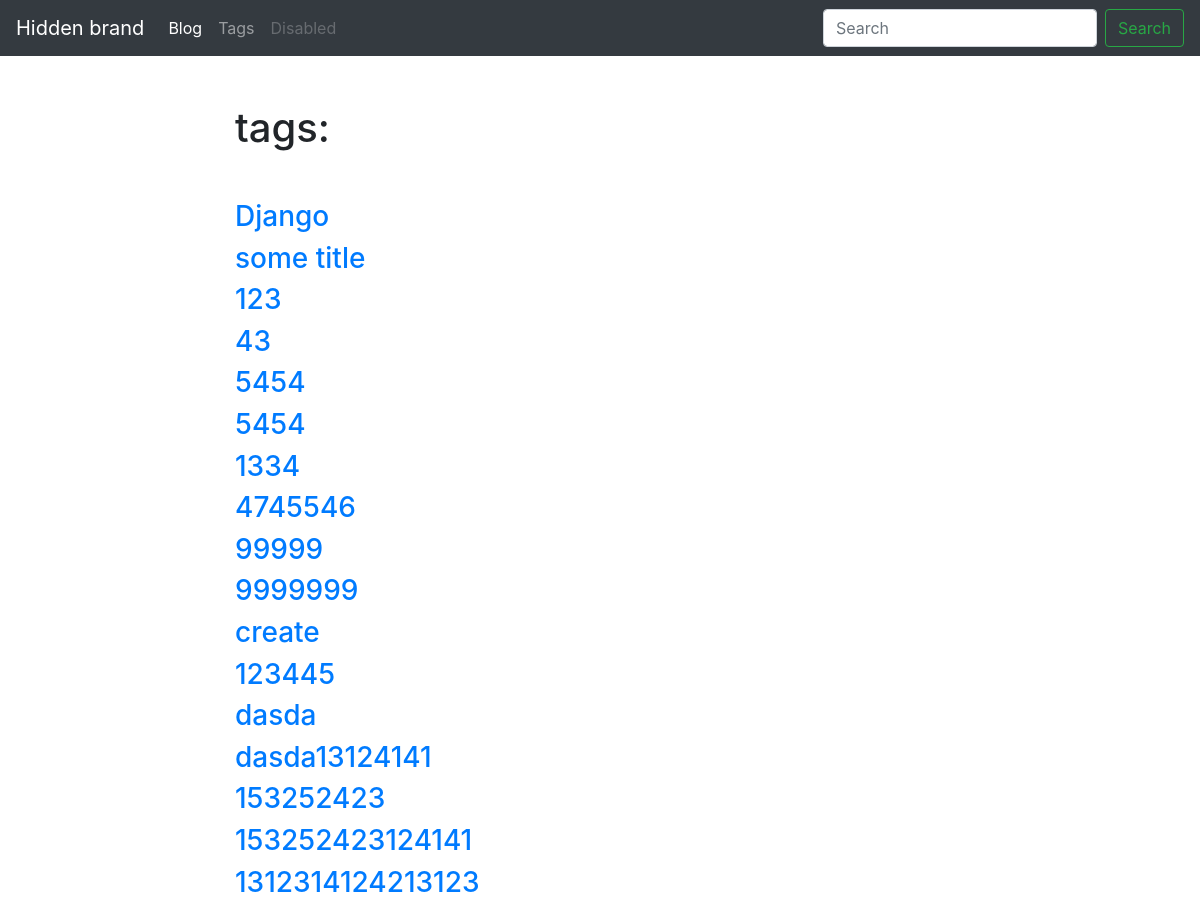
/blog/tags, run on the app's committed database.
### blog/models.py (models this page shows, shortened)
class Tag(models.Model):
    title = models.CharField(max_length=50)
    slug = models.SlugField(max_length=50, unique=True)
    def get_absolute_url(self):
        return reverse('tag_detail_url', kwargs={'slug': self.slug})

### blog/views.py (the view)
# urls.py: path('tags', tags_list, name='tags_list_url'),
def tags_list(request):
    tags = Tag.objects.all()
    return render(request, 'blog/tags_list.html', context={'tags': tags})

### templates/blog/tags_list.html (shortened to what this page needs)
{% extends 'blog/base_blog.html' %}
{% block content %}
    <h1 class="mb-5">tags: </h1>
    {% for tag in tags %}
        <a href="{{ tag.get_absolute_url }}"><h3>{{ tag.title }}</h3></a>
    {% endfor %}
{% endblock %}

### data on the page
Tag: title "Django"
Tag: title "some title"
Tag: title "123"
Tag: title "43"
Tag: title "5454"
Tag: title "5454"
Tag: title "1334"
Tag: title "4745546"
Tag: title "99999"
Tag: title "9999999"
Tag: title "create"
Tag: title "123445"
Tag: title "dasda"
Tag: title "dasda13124141"
Tag: title "153252423"
Tag: title "153252423124141"
Tag: title "1312314124213123"
